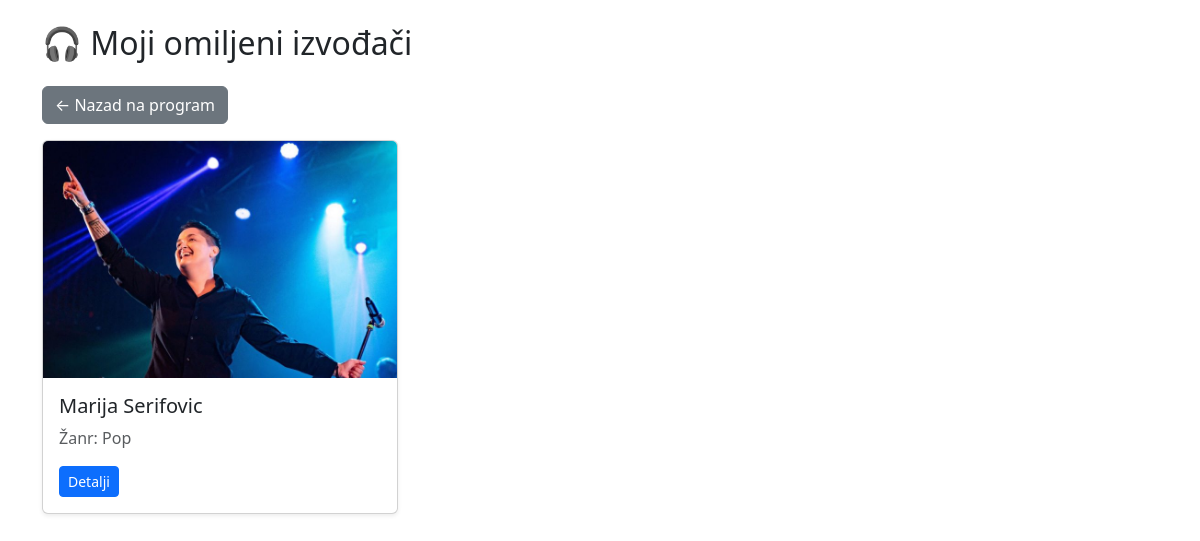
/favorites_list.php (signed in), run on the app's committed database.
### tables this page shows
CREATE TABLE `artists` (
  `id` int(11) NOT NULL,
  `name` varchar(100) NOT NULL,
  `genre` varchar(50) DEFAULT NULL,
  `bio` text DEFAULT NULL,
  `image` varchar(255) DEFAULT NULL,
  `created_at` timestamp NOT NULL DEFAULT current_timestamp(),
  `views` int(11) DEFAULT 0
);

### favorites_list.php (the view, shortened to what this page needs)
<?php
require 'dbconn.php';
$user_id = $_SESSION['user_id'];
$sql = "SELECT a.id, a.name, a.genre, a.image
        FROM artists a
        JOIN favorites f ON a.id = f.artist_id
        WHERE f.user_id = ?";
$stmt = $conn->prepare($sql);
$stmt->bind_param("i", $user_id);
$stmt->execute();
$result = $stmt->get_result();
?>
<!DOCTYPE html>
<html lang="sr">
<head>
<link href="https://cdn.jsdelivr.net/npm/bootstrap@5.3.2/dist/css/bootstrap.min.css" rel="stylesheet">
</head>
<body class="p-4">
<div class="container">
    <h2 class="mb-4">🎧 Moji omiljeni izvođači</h2>
    <a href="index.php" class="btn btn-secondary mb-3">← Nazad na program</a>
    <?php if($result->num_rows > 0): ?>
        <div class="row">
            <?php while($row = $result->fetch_assoc()): ?>
                <div class="col-md-4 mb-3">
                    <div class="card shadow-sm">
                        <img src="images/<?php echo htmlspecialchars($row['image']); ?>" class="card-img-top" alt="<?php echo htmlspecialchars($row['name']); ?>">
                        <div class="card-body">
                            <h5 class="card-title"><?php echo htmlspecialchars($row['name']); ?></h5>
                            <p class="card-text text-muted">Žanr: <?php echo htmlspecialchars($row['genre']); ?></p>
                            <a href="artist.php?id=<?php echo $row['id']; ?>" class="btn btn-primary btn-sm">Detalji</a>
                        </div>
                    </div>
                </div>
            <?php endwhile; ?>
        </div>
    <?php else: ?>
        <div class="alert alert-info">Još uvek nemaš omiljenih izvođača.</div>
    <?php endif; ?>
</div>
</body>
</html>

### data on the page
artists: image (picture), name "Marija Serifovic", genre "Pop"
